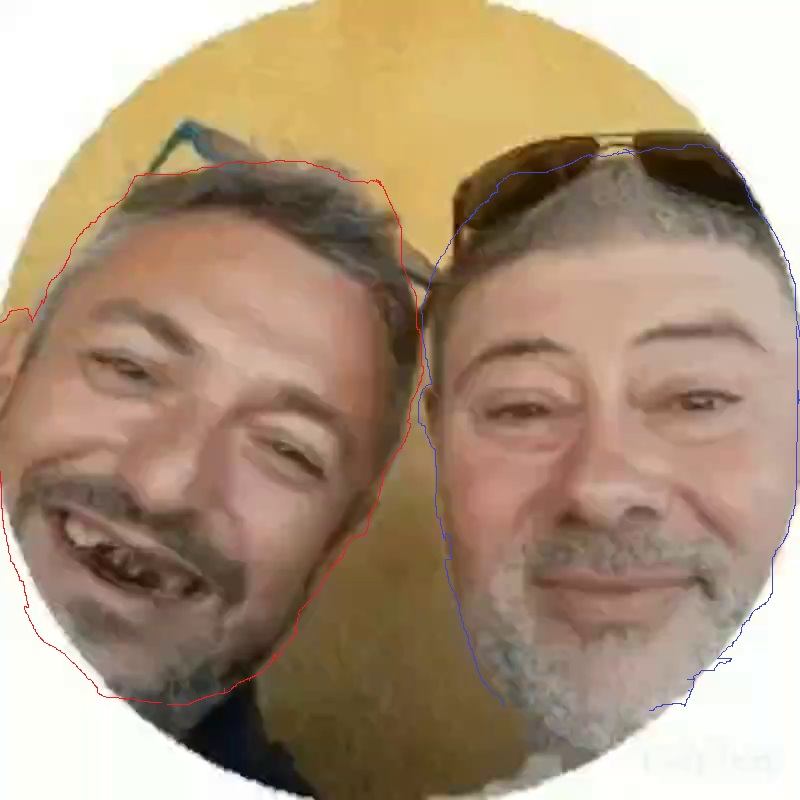
#> input picture assets/raw/faces marked raw_f001.jpg, 800 x 800 px, found by its file name
$ python fill_contours_v2.py
#> lines starting #> are read from the running program, lines starting #| are printed output that depends on the picture; after the words box and inside, x2 and y2 are one past the last pixel; in counts of white or black regions, pixels touching at a corner belong together
"""v2: extract user-drawn contours, DILATE to close gaps, then flood-fill
the interior. The line is hand-drawn and has breaks; dilation closes them
so the flood fill cannot leak."""
import os
import numpy as np
from PIL import Image, ImageFilter
from collections import deque

WS = r"D:\dsh workspace\dsh test project"
marked_path = os.path.join(WS, "assets", "raw", "faces marked raw_f001.jpg")
img = Image.open(marked_path).convert("RGB")
#> img is the input picture: PIL image 800x800 RGB; mean R, G, B 171, 148.1, 124.4
arr = np.array(img, dtype=np.int16)
H, W = arr.shape[:2]
#> H = 800; W = 800

# Contour lines (looser thresholds for hand-drawn anti-aliased lines)
red_mask = (arr[:, :, 0] > 120) & (arr[:, :, 0] - arr[:, :, 1] > 40) & (arr[:, :, 0] - arr[:, :, 2] > 40)
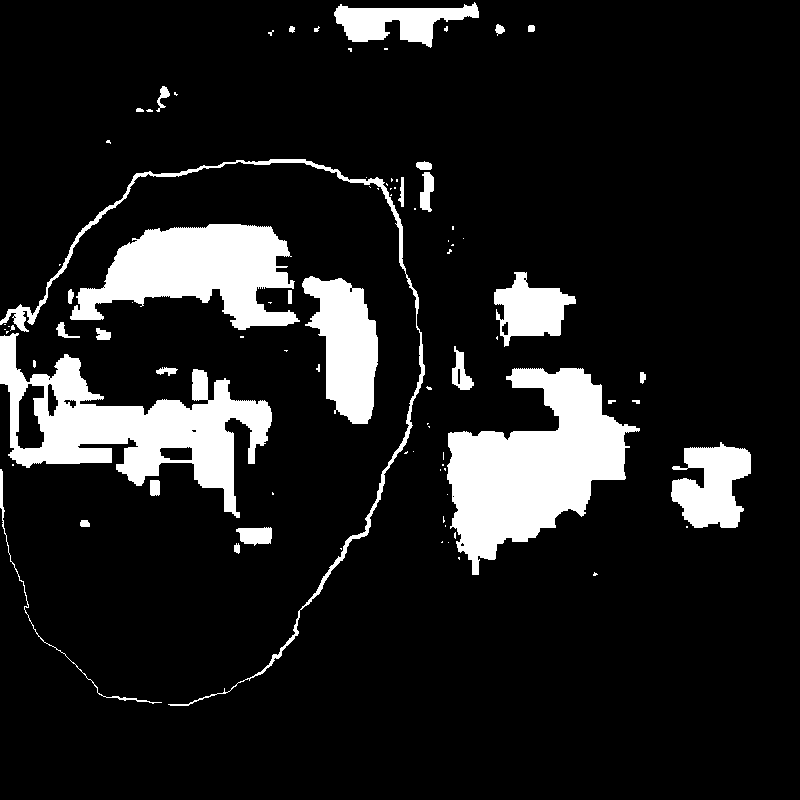
#> red_mask: shape (800, 800) bool; 12.3% white; 87 white regions (54 under 20 px), largest, box (x1, y1, x2, y2) and area: (447, 368, 640, 575) 20344, (0, 333, 272, 518) 18346, (70, 224, 300, 330) 13876
blue_mask = (arr[:, :, 2] > 100) & (arr[:, :, 2] - arr[:, :, 0] > 30) & (arr[:, :, 2] - arr[:, :, 1] > 20)
#> blue_mask: shape (800, 800) bool; 0.19% white in thin lines or dots, all inside (x1, y1, x2, y2) = (419, 144, 800, 712)

def fill_contour(line_mask, name, dilate=3):
#> called with name = 'left', dilate = 4
    line_img = Image.fromarray((line_mask * 255).astype(np.uint8), "L")
    # Dilate the line to close gaps
    line_img = line_img.filter(ImageFilter.MaxFilter(dilate * 2 + 1))
#> line_img: PIL image 800x800 L; 19.5% white; 27 white regions, largest, box (x1, y1, x2, y2) and area: (0, 155, 436, 710) 46046, (52, 220, 382, 428) 28400, (436, 364, 644, 579) 25269
    line = np.array(line_img) > 127
    print(f"{name}: line after dilation = {line.sum()} px")
#| left: line after dilation = 124649 px

    # Flood fill exterior from border
    exterior = np.zeros((H, W), dtype=bool)
    q = deque()
    def seed(y, x):
        if not line[y, x] and not exterior[y, x]:
            exterior[y, x] = True; q.append((y, x))
    for x in range(W):
        seed(0, x); seed(H - 1, x)
    for y in range(H):
        seed(y, 0); seed(y, W - 1)
    while q:
        y, x = q.popleft()
        for dy, dx in ((1,0),(-1,0),(0,1),(0,-1),(1,1),(-1,1),(1,-1),(-1,-1)):
            ny, nx = y + dy, x + dx
            if 0 <= ny < H and 0 <= nx < W and not line[ny, nx] and not exterior[ny, nx]:
                exterior[ny, nx] = True; q.append((ny, nx))

    filled = ~exterior
    ys, xs = np.nonzero(filled)
    if len(xs) == 0:
        print(f"{name}: empty"); return
    x0, x1, y0, y1 = xs.min(), xs.max(), ys.min(), ys.max()
    print(f"{name}: filled {len(xs)} px, bbox x=[{x0},{x1}] y=[{y0},{y1}] w={x1-x0} h={y1-y0}")

    mask_img = Image.fromarray((filled * 255).astype(np.uint8), "L")
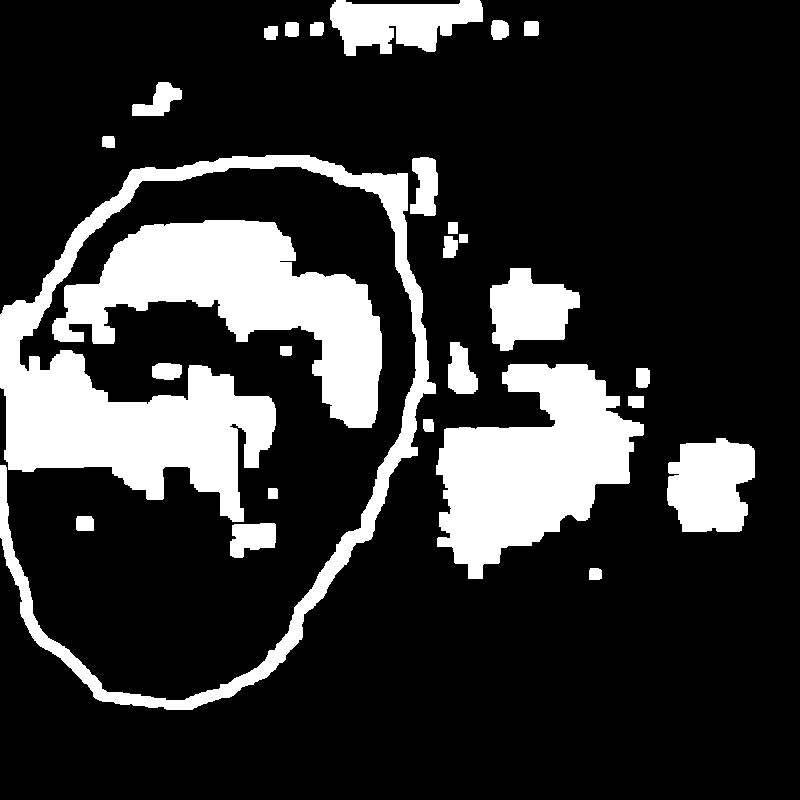
#> mask_img: PIL image 800x800 L; 19.7% white; 27 white regions, largest, box (x1, y1, x2, y2) and area: (0, 155, 436, 710) 46646, (52, 220, 382, 428) 28887, (436, 364, 644, 579) 25269
    # Save full-size and cropped
    mask_img.save(os.path.join(WS, "assets", "contours", f"filled_{name}_full.png"))
    margin = 5
    cx0 = max(0, x0 - margin); cy0 = max(0, y0 - margin)
    cx1 = min(W, x1 + margin); cy1 = min(H, y1 + margin)
#> after `cx1 = min(W, x1 + margin)`: cx1 = 759
#> after `cy1 = min(H, y1 + margin)`: cy1 = 714
    cropped = mask_img.crop((cx0, cy0, cx1, cy1))
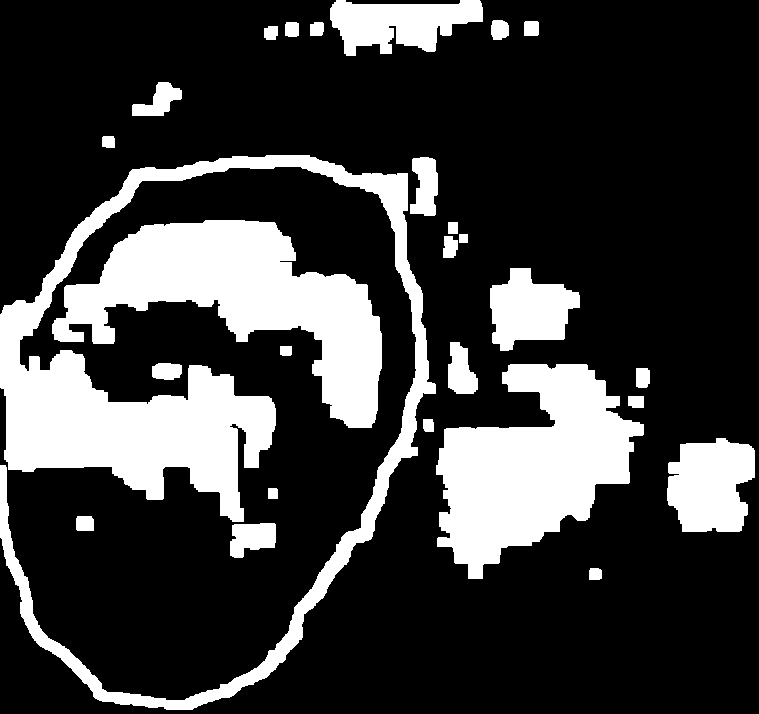
#> cropped: PIL image 759x714 L; 23.2% white; 27 white regions, largest, box (x1, y1, x2, y2) and area: (0, 155, 436, 710) 46646, (52, 220, 382, 428) 28887, (436, 364, 644, 579) 25269
    cropped.save(os.path.join(WS, "assets", "contours", f"filled_{name}.png"))
    print(f"  saved filled_{name}.png ({cropped.size[0]}x{cropped.size[1]})")
#|   saved filled_left.png (759x714)

    # Debug overlay: body-colored fill on the marked image
    ov = Image.open(marked_path).convert("RGB")
    ov_arr = np.array(ov)
    ov_arr[filled] = [255, 160, 0]
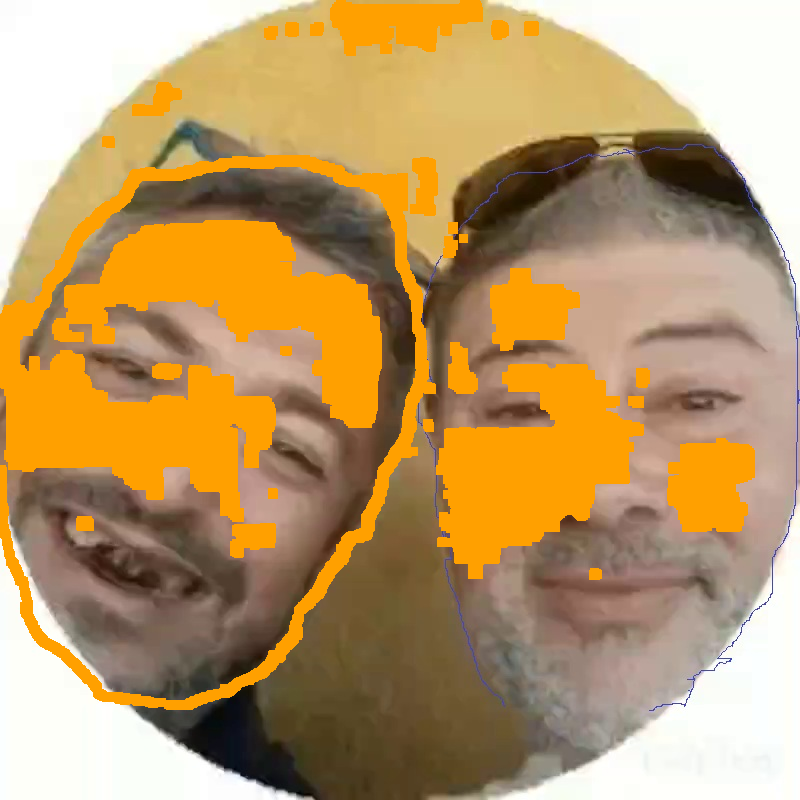
#> ov_arr: shape (800, 800, 3); 19.65% of pixels changed, all inside (x1, y1, x2, y2) = (0, 0, 755, 710)
    Image.fromarray(ov_arr).save(os.path.join(WS, "assets", "preview", f"fillcheck_{name}.png"))

fill_contour(red_mask, "left", dilate=4)
fill_contour(blue_mask, "right", dilate=4)
#> call 2 of fill_contour, with name = 'right', dilate = 4
#> in fill_contour (call 2), `line_img = line_img.filter(ImageFilter.MaxFilter(dilate * 2 + 1))`:
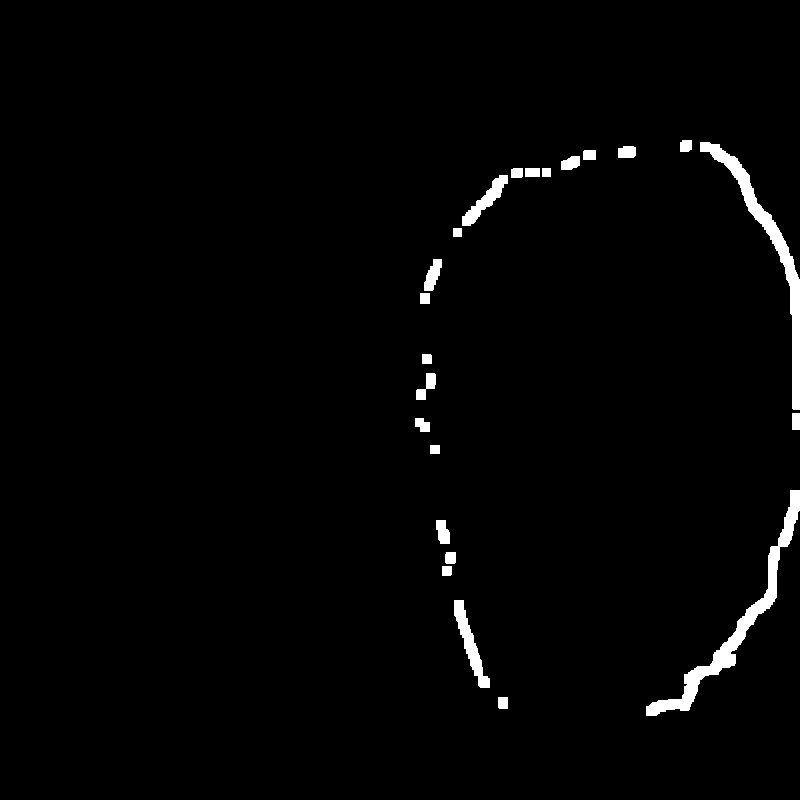
#> line_img: PIL image 800x800 L; 1.8% white; 23 white regions, largest, box (x1, y1, x2, y2) and area: (646, 490, 800, 716) 3556, (700, 142, 800, 410) 3158, (454, 600, 490, 688) 988
#| right: line after dilation = 11345 px
#> in fill_contour (call 2), `cropped = mask_img.crop((cx0, cy0, cx1, cy1))`:
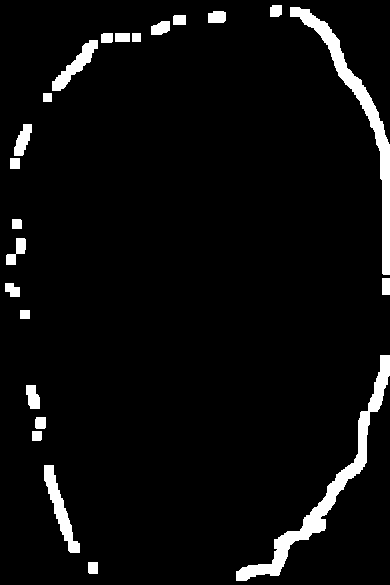
#> cropped: PIL image 390x585 L; 5% white; 23 white regions, largest, box (x1, y1, x2, y2) and area: (236, 355, 390, 581) 3556, (290, 7, 390, 275) 3158, (44, 465, 80, 553) 988
#|   saved filled_right.png (390x585)
#> in fill_contour (call 2), `ov_arr[filled] = [255, 160, 0]`:
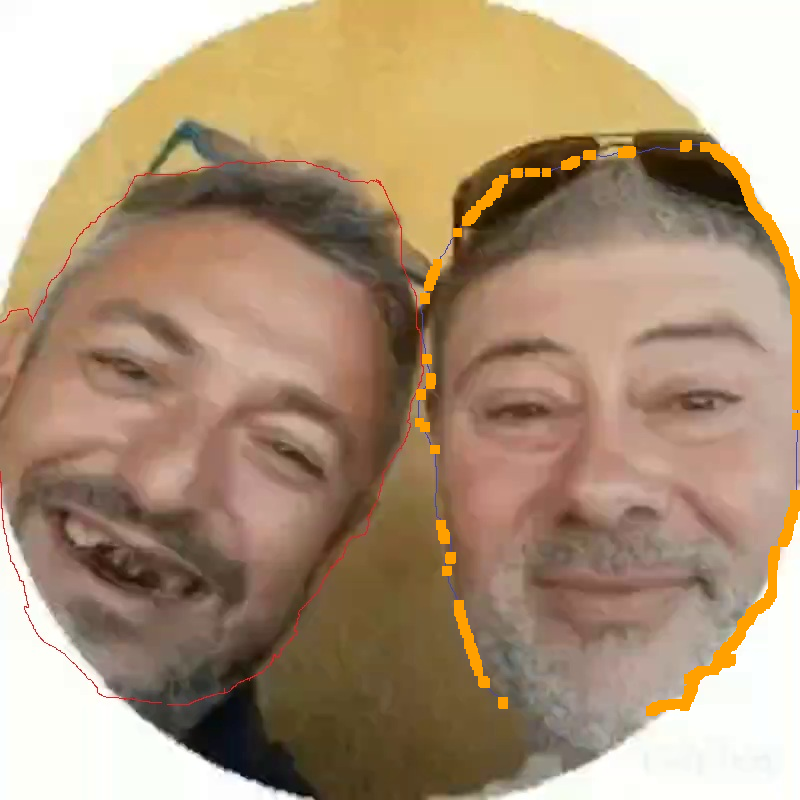
#> ov_arr: shape (800, 800, 3); 1.77% of pixels changed, all inside (x1, y1, x2, y2) = (415, 140, 800, 716)
print("done")
